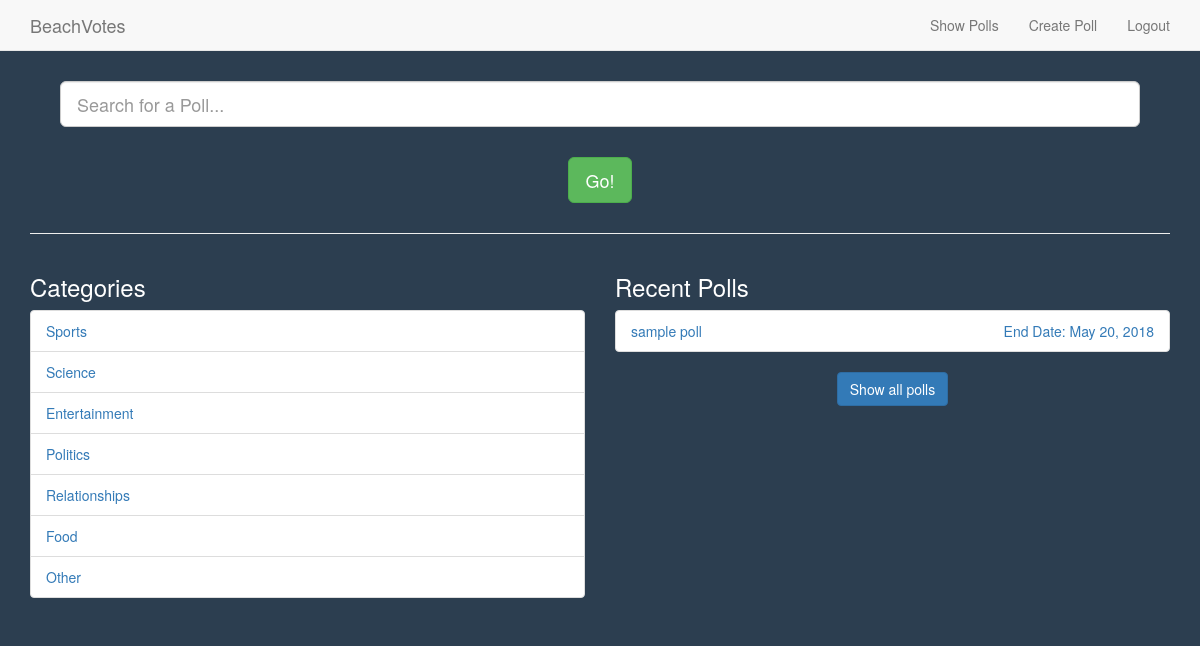
The app's page /poll/show_polls (signed in) with its own data.
### poll/models.py (models this page shows, shortened)
class Category(models.Model):
    group_name = models.CharField(max_length = 50, unique = True, null = False)
    def __init__(self, *args, **kwargs):
        models.Model.__init__(self, *args, **kwargs)
    class Meta:
        verbose_name_plural = 'Categories'

class Poll(models.Model):
    category = models.ForeignKey(Category, on_delete=models.CASCADE)
    poll_creator = models.ForeignKey(User, on_delete=models.CASCADE)
    title_question = models.CharField(max_length = 128, unique = True, null = False)
    start_date = models.DateField(default = datetime.date.today, null = False)
    end_date =  models.DateField(default = datetime.date.today() + datetime.timedelta(days=1),
                                 null = False)
    def __init__(self, *args, **kwargs):
        models.Model.__init__(self, *args, **kwargs)

### poll/views.py (the view)
@login_required
def show_polls(request):
    categories = Category.objects.all()
    polls = Poll.objects.order_by('-start_date')[:7]
    context_dict = { 'categories' : categories }
    context_dict['polls'] = polls
    return render(request, 'poll/show_polls.html', context_dict)

### templates/poll/show_polls.html (shortened to what this page needs)
{% extends 'poll/base.html' %}
{% load staticfiles %}
{% block body_block %}
<div class="container">
  <div class="text-center" style="margin: 30px;">
    <form method='post' action="{% url 'search_polls' %}">
      <input type="text" class="form-control input-lg center-block" name="search"
        placeholder="Search for a Poll..." />
      <button name="submit" class="btn btn-lg btn-success" style="margin-top: 30px;">Go!</a>
    </form>
  </div>
  <hr />
  <div class="row">
    <div class="col-md-6">
      <h3>Categories</h3>
  {% if categories %}
      <ul class="list-group">
        {% for category in categories %}
        <li class="list-group-item">
          <a href="{% url 'view_category' category.id %}">
            {{ category.group_name }}
          </a>
        </li>
        {% endfor %}
      </ul>
      {% else %}
        <h1>No categories to show</h1>
      {% endif %}
    </div>
    <div class="col-md-6">
      <h3>Recent Polls</h3>
      {% if polls %}
        <ul class="list-group">
          {% for poll in polls %}
            <li class="list-group-item">
              <a href="{% url 'view_poll' poll.id user.id %}">
                {{ poll.title_question }}
                <p style="float: right;">End Date: {{ poll.end_date }}</p>
              </a>
            </li>
          {% endfor %}
        </ul>
        <h3 class="text-center"><a href="{% url 'view_all_polls' %}" class="btn btn-primary">Show all polls</a></h3>
      {% else %}
        <h4>No recent polls to show</h4>
      {% endif %}
    </div>
  </div>
</div>
{% endblock %}

### static/stylesheets/base.css (style rules this page uses)
body { color: white; background-color: #2c3e50; }
input { color: black; }

### records on screen
Category: group_name "Sports"
Category: group_name "Science"
Category: group_name "Entertainment"
Category: group_name "Politics"
Category: group_name "Relationships"
Category: group_name "Food"
Category: group_name "Other"
Poll: title_question "sample poll", end_date "May 20, 2018"
